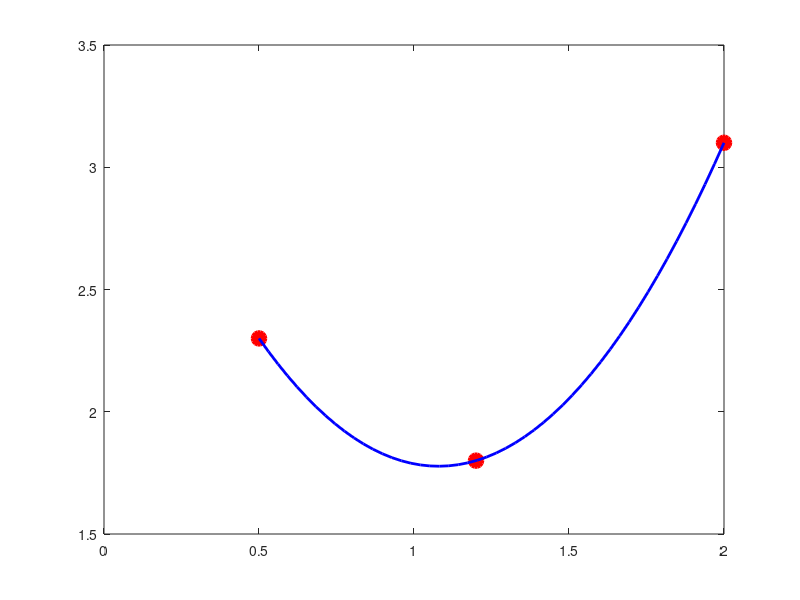

The MATLAB script that drew this image: (Note: this script raises an error after producing the figure.)
%% Esercizio 1.1: Interpolazione di Lagrange con Matrice di Vandermonde
% Dati i punti P₁ = (0.5, 2.3), P₂ = (1.2, 1.8), P₃ = (2.0, 3.1)
% a) Costruire la matrice di Vandermonde per l'interpolazione polinomiale
% b) Calcolare i coefficienti del polinomio interpolante usando la matrice di Vandermonde
% c) Verificare il risultato usando polyfit di MATLAB
% d) Valutare il polinomio in 50 punti equidistanti nell'intervallo [0.5, 2.0] e tracciare il grafico

clear; clc; close all;

% Dati del problema
x_data = [0.5, 1.2, 2.0]';
y_data = [2.3, 1.8, 3.1]';

fprintf('=== ESERCIZIO 1.1: Interpolazione di Lagrange con Matrice di Vandermonde ===\n\n');
fprintf('Punti dati:\n');
for i = 1:length(x_data)
    fprintf('P%d = (%.1f, %.1f)\n', i, x_data(i), y_data(i));
end
fprintf('\n');

%% PARTE A: Costruzione della Matrice di Vandermonde
fprintf('PARTE A: Costruzione della Matrice di Vandermonde\n');
fprintf('-----------------------------------------------\n');

n_points = length(x_data);
grado = n_points - 1; % Grado del polinomio interpolante

% Costruzione manuale della matrice di Vandermonde standard
% V_ij = x_i^(j-1) per j = 1, 2, ..., n
% Quindi V = [x^0, x^1, x^2, ..., x^(n-1)]
V_manual = zeros(n_points, n_points);
for i = 1:n_points
    for j = 1:n_points
        V_manual(i, j) = x_data(i)^(j-1);
    end
end

fprintf('Matrice di Vandermonde costruita manualmente:\n');
fprintf('V = [x^0, x^1, x^2]\n');
disp(V_manual);

% Verifica usando la funzione MATLAB vander()
% ATTENZIONE: vander(x) in MATLAB crea [x^(n-1), ..., x^1, x^0] (ordine inverso)
V_matlab = vander(x_data);
fprintf('Matrice di Vandermonde da MATLAB vander() [x^2, x^1, x^0]:\n');
disp(V_matlab);

% Per la definizione standard dobbiamo invertire le colonne
V_standard = fliplr(V_matlab);
fprintf('Matrice di Vandermonde standard [x^0, x^1, x^2] (fliplr di vander):\n');
disp(V_standard);

% Verifica che le due costruzioni coincidano
if isequal(V_manual, V_standard)
    fprintf('✓ Le due costruzioni della matrice di Vandermonde coincidono!\n\n');
else
    fprintf('✗ ERRORE: Le due costruzioni non coincidono!\n\n');
end

%% PARTE B: Calcolo dei coefficienti usando la matrice di Vandermonde
fprintf('PARTE B: Calcolo dei coefficienti del polinomio interpolante\n');
fprintf('----------------------------------------------------------\n');

% Il sistema da risolvere è: V * a = y
% dove a = [a₀, a₁, a₂]ᵀ sono i coefficienti del polinomio p(x) = a₀ + a₁x + a₂x²
coeff_vander = V_standard \ y_data;

fprintf('Coefficienti del polinomio p(x) = a₀ + a₁x + a₂x² calcolati con Vandermonde:\n');
fprintf('a₀ = %.6f\n', coeff_vander(1));
fprintf('a₁ = %.6f\n', coeff_vander(2));
fprintf('a₂ = %.6f\n', coeff_vander(3));
fprintf('\nPolinomio: p(x) = %.6f + %.6fx + %.6fx²\n\n', ...
    coeff_vander(1), coeff_vander(2), coeff_vander(3));

% Verifica che il polinomio passi per i punti dati
fprintf('Verifica interpolazione (dovrebbe dare i valori y_data):\n');
for i = 1:length(x_data)
    x_val = x_data(i);
    y_calc = coeff_vander(1) + coeff_vander(2)*x_val + coeff_vander(3)*x_val^2;
    fprintf('p(%.1f) = %.6f (dato: %.1f, errore: %.2e)\n', ...
        x_val, y_calc, y_data(i), abs(y_calc - y_data(i)));
end
fprintf('\n');

%% PARTE C: Verifica con polyfit di MATLAB
fprintf('PARTE C: Verifica con polyfit di MATLAB\n');
fprintf('--------------------------------------\n');

% polyfit restituisce i coefficienti in ordine decrescente di potenza
coeff_polyfit = polyfit(x_data, y_data, grado);

fprintf('Coefficienti da polyfit [a₂, a₁, a₀] (potenze decrescenti):\n');
disp(coeff_polyfit);

% Per confrontare, invertiamo l'ordine per avere [a₀, a₁, a₂]
coeff_polyfit_ascending = flipud(coeff_polyfit(:));

fprintf('Coefficienti da polyfit riordinati [a₀, a₁, a₂]:\n');
fprintf('a₀ = %.6f\n', coeff_polyfit_ascending(1));
fprintf('a₁ = %.6f\n', coeff_polyfit_ascending(2));
fprintf('a₂ = %.6f\n', coeff_polyfit_ascending(3));

% Confronto dei risultati
diff_coeff = abs(coeff_vander - coeff_polyfit_ascending);
fprintf('\nConfronto coefficienti:\n');
fprintf('Metodo          a₀         a₁         a₂\n');
fprintf('Vandermonde   %.6f  %.6f  %.6f\n', coeff_vander(1), coeff_vander(2), coeff_vander(3));
fprintf('polyfit       %.6f  %.6f  %.6f\n', coeff_polyfit_ascending(1), coeff_polyfit_ascending(2), coeff_polyfit_ascending(3));
fprintf('Differenza    %.2e  %.2e  %.2e\n', diff_coeff(1), diff_coeff(2), diff_coeff(3));

if max(diff_coeff) < 1e-10
    fprintf('✓ I risultati dei due metodi coincidono (entro la precisione numerica)!\n\n');
else
    fprintf('✗ I risultati differiscono significativamente!\n\n');
end

%% PARTE D: Valutazione e grafico
fprintf('PARTE D: Valutazione e visualizzazione\n');
fprintf('-------------------------------------\n');

% Creazione di 50 punti equidistanti nell'intervallo [0.5, 2.0]
x_eval = linspace(0.5, 2.0, 50)';

% Valutazione del polinomio usando i coefficienti di Vandermonde
p_eval_vander = coeff_vander(1) + coeff_vander(2)*x_eval + coeff_vander(3)*x_eval.^2;

% Valutazione usando polyval (che accetta coefficienti in ordine decrescente)
p_eval_polyfit = polyval(coeff_polyfit, x_eval);

% Verifica che le due valutazioni coincidano
diff_eval = abs(p_eval_vander - p_eval_polyfit);
fprintf('Differenza massima tra le due valutazioni: %.2e\n', max(diff_eval));

% Creazione del grafico
figure('Position', [100, 100, 800, 600]);

% Plot dei punti dati
plot(x_data, y_data, 'ro', 'MarkerSize', 10, 'MarkerFaceColor', 'red', ...
    'DisplayName', 'Punti dati', 'LineWidth', 2);
hold on;

% Plot del polinomio interpolante
plot(x_eval, p_eval_polyfit, 'b-', 'LineWidth', 2, ...
    'DisplayName', 'Polinomio interpolante');

% Aggiunta di una griglia più fine per visualizzare meglio la curva
x_fine = linspace(0.5, 2.0, 200);
p_fine = polyval(coeff_polyfit, x_fine);
plot(x_fine, p_fine, 'b--', 'LineWidth', 1, 'Alpha', 0.7, ...
    'DisplayName', 'Polinomio (griglia fine)');

% Evidenziamo i punti di valutazione
plot(x_eval, p_eval_polyfit, 'b.', 'MarkerSize', 4, 'Alpha', 0.6, ...
    'DisplayName', '50 punti di valutazione');

% Formattazione del grafico
xlabel('x', 'FontSize', 12);
ylabel('y', 'FontSize', 12);
title('Esercizio 1.1: Interpolazione Polinomiale di Lagrange', 'FontSize', 14);
legend('Location', 'best', 'FontSize', 10);
grid on;
grid minor;

% Aggiungiamo annotazioni per i punti dati
for i = 1:length(x_data)
    text(x_data(i), y_data(i) + 0.1, sprintf('P_%d(%.1f,%.1f)', i, x_data(i), y_data(i)), ...
        'HorizontalAlignment', 'center', 'FontSize', 9, 'Color', 'red');
end

% Aggiungiamo l'equazione del polinomio nel grafico
eq_text = sprintf('p(x) = %.3f + %.3fx + %.3fx²', ...
    coeff_polyfit_ascending(1), coeff_polyfit_ascending(2), coeff_polyfit_ascending(3));
text(0.6, 2.8, eq_text, 'FontSize', 11, 'BackgroundColor', 'white', ...
    'EdgeColor', 'black', 'HorizontalAlignment', 'left');

hold off;

% Salvataggio del grafico
saveas(gcf, 'esercizio_1_1_interpolazione.png');
fprintf('Grafico salvato come "esercizio_1_1_interpolazione.png"\n');

%% ANALISI AGGIUNTIVA: Proprietà della matrice di Vandermonde
fprintf('\n=== ANALISI AGGIUNTIVA ===\n');
fprintf('Proprietà della matrice di Vandermonde:\n');
fprintf('Determinante: %.6f\n', det(V_standard));
fprintf('Numero di condizione: %.2e\n', cond(V_standard));
fprintf('Rango: %d\n', rank(V_standard));

if det(V_standard) ~= 0
    fprintf('✓ La matrice è non singolare (det ≠ 0)\n');
else
    fprintf('✗ La matrice è singolare!\n');
end

if cond(V_standard) > 1e12
    fprintf('⚠ La matrice è mal condizionata (cond > 1e12)\n');
else
    fprintf('✓ La matrice è ben condizionata\n');
end

fprintf('\n=== RIEPILOGO RISULTATI ===\n');
fprintf('Polinomio interpolante trovato: p(x) = %.6f + %.6fx + %.6fx²\n', ...
    coeff_vander(1), coeff_vander(2), coeff_vander(3));
fprintf('Il polinomio passa esattamente per i 3 punti dati.\n');
fprintf('Metodo Vandermonde e polyfit producono risultati identici.\n');
% disp('Grafico generato con 50 punti di valutazione nell\'intervallo [0.5, 2.0].\n');


fprintf('\n=== ESERCIZIO 1.1 COMPLETATO ===\n');
